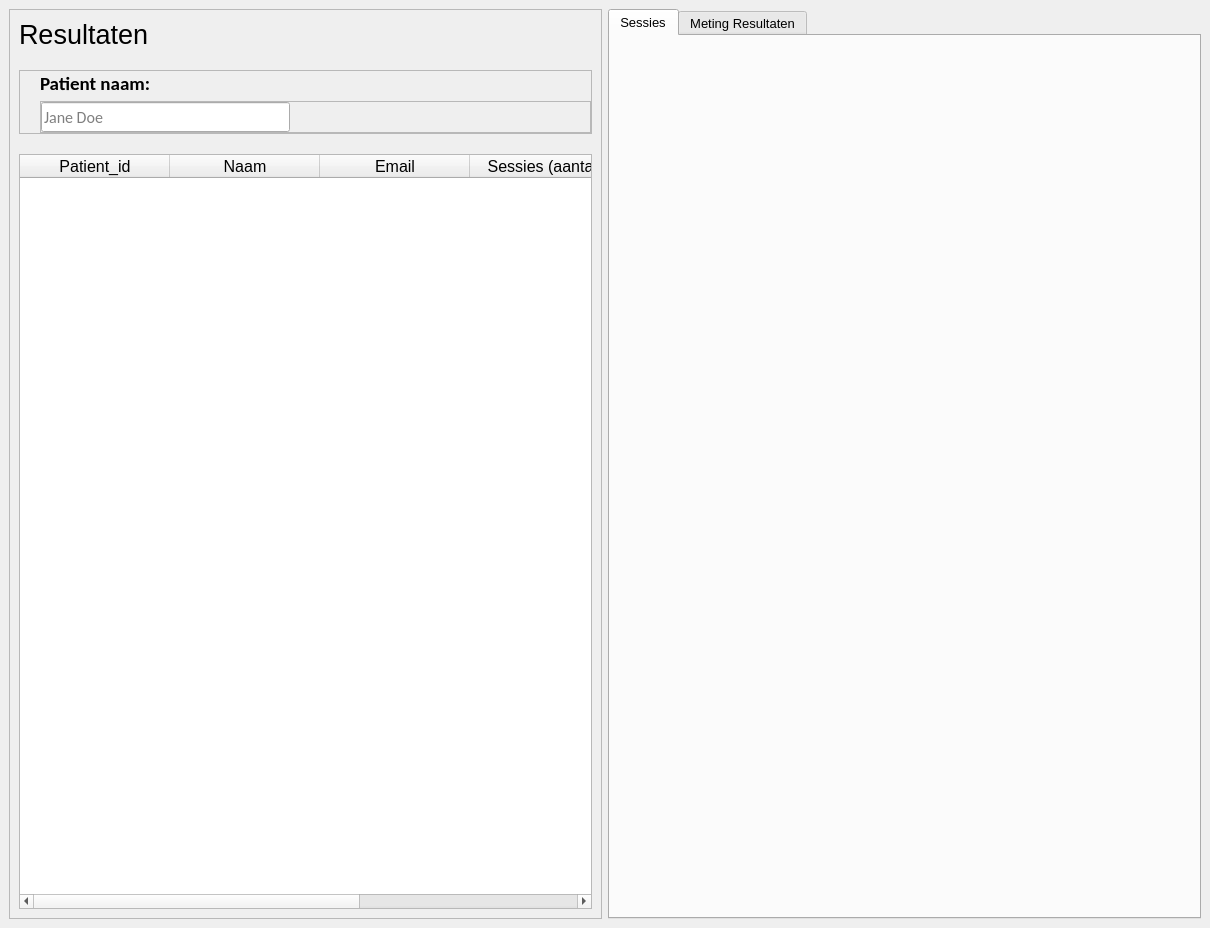
<?xml version="1.0" encoding="UTF-8"?>
<ui version="4.0">
 <class>Form</class>
 <widget class="QWidget" name="Form">
  <property name="geometry">
   <rect>
    <x>0</x>
    <y>0</y>
    <width>1210</width>
    <height>928</height>
   </rect>
  </property>
  <property name="windowTitle">
   <string>Form</string>
  </property>
  <layout class="QHBoxLayout" name="horizontalLayout">
   <property name="spacing">
    <number>0</number>
   </property>
   <property name="leftMargin">
    <number>0</number>
   </property>
   <property name="topMargin">
    <number>0</number>
   </property>
   <property name="rightMargin">
    <number>0</number>
   </property>
   <property name="bottomMargin">
    <number>0</number>
   </property>
   <item>
    <widget class="QWidget" name="widget" native="true">
     <layout class="QHBoxLayout" name="horizontalLayout_2">
      <item>
       <widget class="QFrame" name="frame">
        <property name="frameShape">
         <enum>QFrame::StyledPanel</enum>
        </property>
        <property name="frameShadow">
         <enum>QFrame::Raised</enum>
        </property>
        <layout class="QVBoxLayout" name="verticalLayout">
         <property name="spacing">
          <number>20</number>
         </property>
         <item>
          <widget class="QLabel" name="label">
           <property name="font">
            <font>
             <pointsize>20</pointsize>
            </font>
           </property>
           <property name="text">
            <string>Resultaten</string>
           </property>
          </widget>
         </item>
         <item>
          <widget class="QFrame" name="input">
           <property name="minimumSize">
            <size>
             <width>0</width>
             <height>30</height>
            </size>
           </property>
           <property name="frameShape">
            <enum>QFrame::StyledPanel</enum>
           </property>
           <property name="frameShadow">
            <enum>QFrame::Raised</enum>
           </property>
           <layout class="QVBoxLayout" name="verticalLayout_3">
            <property name="spacing">
             <number>5</number>
            </property>
            <property name="leftMargin">
             <number>20</number>
            </property>
            <property name="topMargin">
             <number>0</number>
            </property>
            <property name="rightMargin">
             <number>0</number>
            </property>
            <property name="bottomMargin">
             <number>0</number>
            </property>
            <item>
             <widget class="QLabel" name="patientLabel">
              <property name="font">
               <font>
                <family>Calibri</family>
                <pointsize>14</pointsize>
                <weight>75</weight>
                <bold>true</bold>
               </font>
              </property>
              <property name="text">
               <string>Patient naam:</string>
              </property>
             </widget>
            </item>
            <item>
             <widget class="QFrame" name="patient">
              <property name="frameShape">
               <enum>QFrame::StyledPanel</enum>
              </property>
              <property name="frameShadow">
               <enum>QFrame::Raised</enum>
              </property>
              <layout class="QHBoxLayout" name="horizontalLayout_3">
               <property name="spacing">
                <number>6</number>
               </property>
               <property name="leftMargin">
                <number>0</number>
               </property>
               <property name="topMargin">
                <number>0</number>
               </property>
               <property name="rightMargin">
                <number>0</number>
               </property>
               <property name="bottomMargin">
                <number>0</number>
               </property>
               <item>
                <widget class="QLineEdit" name="patientNameField">
                 <property name="minimumSize">
                  <size>
                   <width>0</width>
                   <height>30</height>
                  </size>
                 </property>
                 <property name="font">
                  <font>
                   <family>Calibri</family>
                   <pointsize>12</pointsize>
                  </font>
                 </property>
                 <property name="placeholderText">
                  <string>Jane Doe</string>
                 </property>
                </widget>
               </item>
               <item>
                <spacer name="horizontalSpacer_2">
                 <property name="orientation">
                  <enum>Qt::Horizontal</enum>
                 </property>
                 <property name="sizeType">
                  <enum>QSizePolicy::Fixed</enum>
                 </property>
                 <property name="sizeHint" stdset="0">
                  <size>
                   <width>300</width>
                   <height>20</height>
                  </size>
                 </property>
                </spacer>
               </item>
              </layout>
             </widget>
            </item>
           </layout>
          </widget>
         </item>
         <item>
          <widget class="QTableWidget" name="patientTable">
           <property name="font">
            <font>
             <pointsize>12</pointsize>
            </font>
           </property>
           <property name="layoutDirection">
            <enum>Qt::LeftToRight</enum>
           </property>
           <property name="editTriggers">
            <set>QAbstractItemView::NoEditTriggers</set>
           </property>
           <property name="showDropIndicator" stdset="0">
            <bool>false</bool>
           </property>
           <property name="dragDropOverwriteMode">
            <bool>false</bool>
           </property>
           <property name="selectionMode">
            <enum>QAbstractItemView::SingleSelection</enum>
           </property>
           <property name="selectionBehavior">
            <enum>QAbstractItemView::SelectRows</enum>
           </property>
           <property name="textElideMode">
            <enum>Qt::ElideNone</enum>
           </property>
           <property name="sortingEnabled">
            <bool>true</bool>
           </property>
           <attribute name="horizontalHeaderCascadingSectionResizes">
            <bool>true</bool>
           </attribute>
           <attribute name="horizontalHeaderMinimumSectionSize">
            <number>120</number>
           </attribute>
           <attribute name="horizontalHeaderDefaultSectionSize">
            <number>150</number>
           </attribute>
           <column>
            <property name="text">
             <string>Patient_id</string>
            </property>
           </column>
           <column>
            <property name="text">
             <string>Naam</string>
            </property>
           </column>
           <column>
            <property name="text">
             <string>Email</string>
            </property>
           </column>
           <column>
            <property name="text">
             <string>Sessies (aantal)</string>
            </property>
           </column>
           <column>
            <property name="text">
             <string>Geboorte datum</string>
            </property>
           </column>
          </widget>
         </item>
        </layout>
       </widget>
      </item>
      <item>
       <widget class="QTabWidget" name="detailTabWidget">
        <property name="sizePolicy">
         <sizepolicy hsizetype="Expanding" vsizetype="Expanding">
          <horstretch>0</horstretch>
          <verstretch>0</verstretch>
         </sizepolicy>
        </property>
        <property name="maximumSize">
         <size>
          <width>900</width>
          <height>16777215</height>
         </size>
        </property>
        <property name="font">
         <font>
          <pointsize>10</pointsize>
         </font>
        </property>
        <property name="currentIndex">
         <number>0</number>
        </property>
        <widget class="QWidget" name="sessiesTab">
         <attribute name="title">
          <string>Sessies</string>
         </attribute>
         <layout class="QVBoxLayout" name="sessiesTabLayout">
          <property name="spacing">
           <number>0</number>
          </property>
          <property name="leftMargin">
           <number>0</number>
          </property>
          <property name="topMargin">
           <number>0</number>
          </property>
          <property name="rightMargin">
           <number>0</number>
          </property>
          <property name="bottomMargin">
           <number>0</number>
          </property>
         </layout>
        </widget>
        <widget class="QWidget" name="metingenTab">
         <attribute name="title">
          <string>Meting Resultaten</string>
         </attribute>
         <widget class="QTabWidget" name="metingenTabWidget">
          <property name="geometry">
           <rect>
            <x>0</x>
            <y>0</y>
            <width>681</width>
            <height>901</height>
           </rect>
          </property>
          <property name="currentIndex">
           <number>0</number>
          </property>
          <widget class="QWidget" name="vinger">
           <attribute name="title">
            <string>Vinger aanzicht</string>
           </attribute>
          </widget>
          <widget class="QWidget" name="duim">
           <attribute name="title">
            <string>Duim aanzicht</string>
           </attribute>
          </widget>
          <widget class="QWidget" name="pink">
           <attribute name="title">
            <string>Pink aanzicht</string>
           </attribute>
          </widget>
          <widget class="QWidget" name="rug">
           <attribute name="title">
            <string>Rug aanzicht</string>
           </attribute>
          </widget>
         </widget>
        </widget>
       </widget>
      </item>
     </layout>
    </widget>
   </item>
  </layout>
 </widget>
 <resources/>
 <connections/>
</ui>
